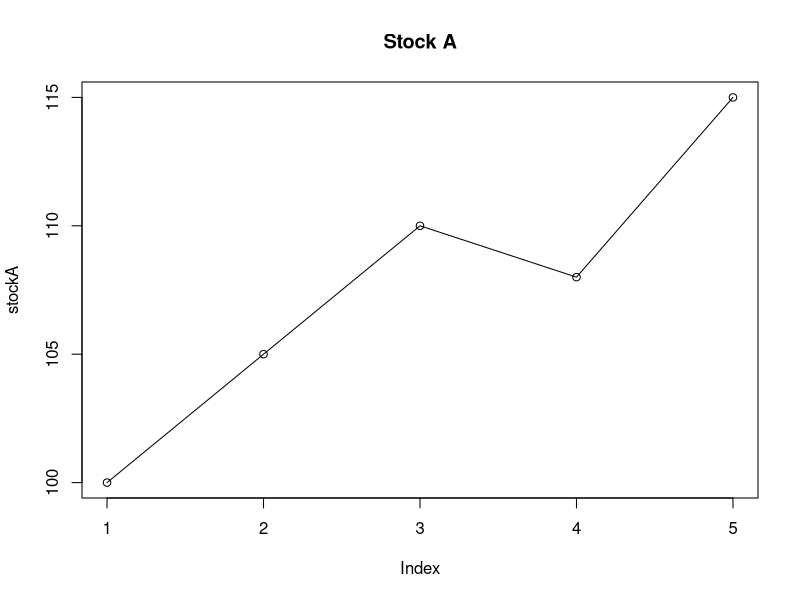
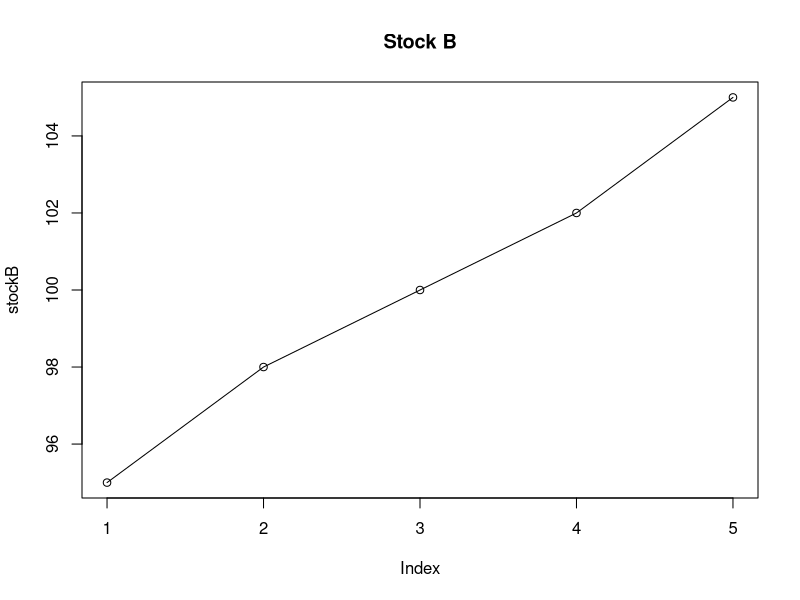
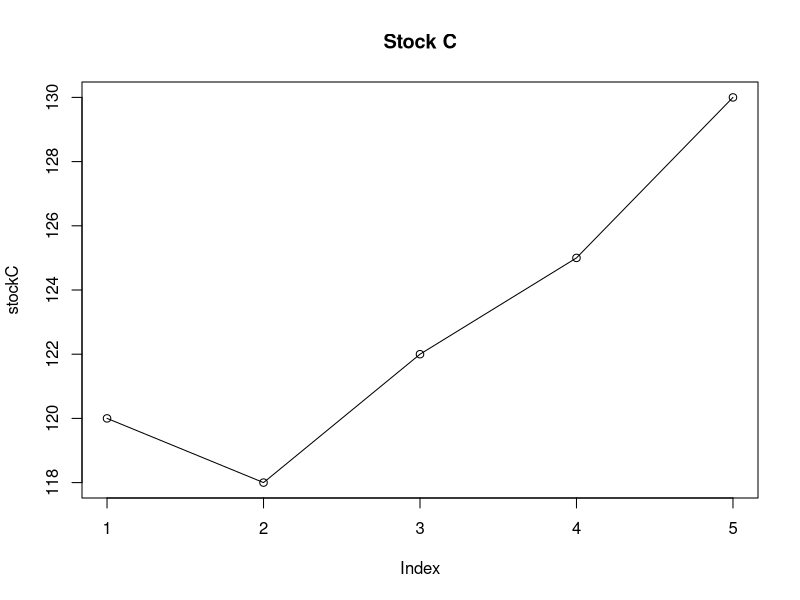

The R source for these figures, in order:
stockA<-c(100,105,110,108,115)
plot(stockA,type="o",main="Stock A")

stockB<-c(95,98,100,102,105)
plot(stockB,type="o",main="Stock B")

stockC<-c(120,118,122,125,130)
plot(stockC,type="o",main="Stock C")

data.frame(stockA,stockB,stockC)
